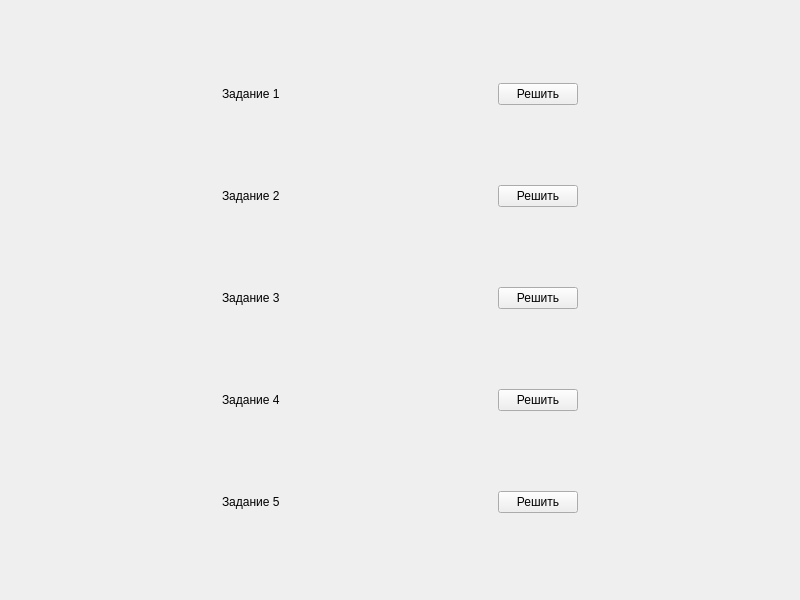
<?xml version="1.0" encoding="UTF-8"?>
<ui version="4.0">
 <class>ExercicesTableWindow</class>
 <widget class="QMainWindow" name="ExercicesTableWindow">
  <property name="geometry">
   <rect>
    <x>0</x>
    <y>0</y>
    <width>800</width>
    <height>600</height>
   </rect>
  </property>
  <property name="windowTitle">
   <string>MainWindow</string>
  </property>
  <widget class="QWidget" name="centralwidget">
   <layout class="QGridLayout" name="gridLayout">
    <item row="0" column="0" rowspan="2" colspan="2">
     <layout class="QVBoxLayout" name="verticalLayout">
      <item>
       <layout class="QHBoxLayout" name="horizontalLayout_12">
        <item>
         <spacer name="horizontalSpacer_22">
          <property name="orientation">
           <enum>Qt::Horizontal</enum>
          </property>
          <property name="sizeHint" stdset="0">
           <size>
            <width>40</width>
            <height>20</height>
           </size>
          </property>
         </spacer>
        </item>
        <item>
         <widget class="QLabel" name="label_11">
          <property name="text">
           <string>Задание 1</string>
          </property>
         </widget>
        </item>
        <item>
         <spacer name="horizontalSpacer_23">
          <property name="orientation">
           <enum>Qt::Horizontal</enum>
          </property>
          <property name="sizeHint" stdset="0">
           <size>
            <width>40</width>
            <height>20</height>
           </size>
          </property>
         </spacer>
        </item>
        <item>
         <widget class="QPushButton" name="makeExcerciseButton1">
          <property name="text">
           <string>Решить</string>
          </property>
         </widget>
        </item>
        <item>
         <spacer name="horizontalSpacer_24">
          <property name="orientation">
           <enum>Qt::Horizontal</enum>
          </property>
          <property name="sizeHint" stdset="0">
           <size>
            <width>40</width>
            <height>20</height>
           </size>
          </property>
         </spacer>
        </item>
       </layout>
      </item>
      <item>
       <layout class="QHBoxLayout" name="horizontalLayout_13">
        <item>
         <spacer name="horizontalSpacer_25">
          <property name="orientation">
           <enum>Qt::Horizontal</enum>
          </property>
          <property name="sizeHint" stdset="0">
           <size>
            <width>40</width>
            <height>20</height>
           </size>
          </property>
         </spacer>
        </item>
        <item>
         <widget class="QLabel" name="label_12">
          <property name="text">
           <string>Задание 2</string>
          </property>
         </widget>
        </item>
        <item>
         <spacer name="horizontalSpacer_26">
          <property name="orientation">
           <enum>Qt::Horizontal</enum>
          </property>
          <property name="sizeHint" stdset="0">
           <size>
            <width>40</width>
            <height>20</height>
           </size>
          </property>
         </spacer>
        </item>
        <item>
         <widget class="QPushButton" name="makeExcerciseButton2">
          <property name="text">
           <string>Решить</string>
          </property>
         </widget>
        </item>
        <item>
         <spacer name="horizontalSpacer_27">
          <property name="orientation">
           <enum>Qt::Horizontal</enum>
          </property>
          <property name="sizeHint" stdset="0">
           <size>
            <width>40</width>
            <height>20</height>
           </size>
          </property>
         </spacer>
        </item>
       </layout>
      </item>
      <item>
       <layout class="QHBoxLayout" name="horizontalLayout_14">
        <item>
         <spacer name="horizontalSpacer_28">
          <property name="orientation">
           <enum>Qt::Horizontal</enum>
          </property>
          <property name="sizeHint" stdset="0">
           <size>
            <width>40</width>
            <height>20</height>
           </size>
          </property>
         </spacer>
        </item>
        <item>
         <widget class="QLabel" name="label_13">
          <property name="text">
           <string>Задание 3</string>
          </property>
         </widget>
        </item>
        <item>
         <spacer name="horizontalSpacer_29">
          <property name="orientation">
           <enum>Qt::Horizontal</enum>
          </property>
          <property name="sizeHint" stdset="0">
           <size>
            <width>40</width>
            <height>20</height>
           </size>
          </property>
         </spacer>
        </item>
        <item>
         <widget class="QPushButton" name="makeExcerciseButton3">
          <property name="text">
           <string>Решить</string>
          </property>
         </widget>
        </item>
        <item>
         <spacer name="horizontalSpacer_30">
          <property name="orientation">
           <enum>Qt::Horizontal</enum>
          </property>
          <property name="sizeHint" stdset="0">
           <size>
            <width>40</width>
            <height>20</height>
           </size>
          </property>
         </spacer>
        </item>
       </layout>
      </item>
      <item>
       <layout class="QHBoxLayout" name="horizontalLayout_15">
        <item>
         <spacer name="horizontalSpacer_31">
          <property name="orientation">
           <enum>Qt::Horizontal</enum>
          </property>
          <property name="sizeHint" stdset="0">
           <size>
            <width>40</width>
            <height>20</height>
           </size>
          </property>
         </spacer>
        </item>
        <item>
         <widget class="QLabel" name="label_14">
          <property name="text">
           <string>Задание 4</string>
          </property>
         </widget>
        </item>
        <item>
         <spacer name="horizontalSpacer_32">
          <property name="orientation">
           <enum>Qt::Horizontal</enum>
          </property>
          <property name="sizeHint" stdset="0">
           <size>
            <width>40</width>
            <height>20</height>
           </size>
          </property>
         </spacer>
        </item>
        <item>
         <widget class="QPushButton" name="makeExcerciseButton4">
          <property name="text">
           <string>Решить</string>
          </property>
         </widget>
        </item>
        <item>
         <spacer name="horizontalSpacer_33">
          <property name="orientation">
           <enum>Qt::Horizontal</enum>
          </property>
          <property name="sizeHint" stdset="0">
           <size>
            <width>40</width>
            <height>20</height>
           </size>
          </property>
         </spacer>
        </item>
       </layout>
      </item>
      <item>
       <layout class="QHBoxLayout" name="horizontalLayout">
        <item>
         <spacer name="horizontalSpacer_3">
          <property name="orientation">
           <enum>Qt::Horizontal</enum>
          </property>
          <property name="sizeHint" stdset="0">
           <size>
            <width>40</width>
            <height>20</height>
           </size>
          </property>
         </spacer>
        </item>
        <item>
         <widget class="QLabel" name="label_2">
          <property name="text">
           <string>Задание 5</string>
          </property>
         </widget>
        </item>
        <item>
         <spacer name="horizontalSpacer_4">
          <property name="orientation">
           <enum>Qt::Horizontal</enum>
          </property>
          <property name="sizeHint" stdset="0">
           <size>
            <width>40</width>
            <height>20</height>
           </size>
          </property>
         </spacer>
        </item>
        <item>
         <widget class="QPushButton" name="makeExcerciseButton5">
          <property name="text">
           <string>Решить</string>
          </property>
         </widget>
        </item>
        <item>
         <spacer name="horizontalSpacer_5">
          <property name="orientation">
           <enum>Qt::Horizontal</enum>
          </property>
          <property name="sizeHint" stdset="0">
           <size>
            <width>40</width>
            <height>20</height>
           </size>
          </property>
         </spacer>
        </item>
       </layout>
      </item>
     </layout>
    </item>
   </layout>
  </widget>
 </widget>
 <resources/>
 <connections/>
</ui>
